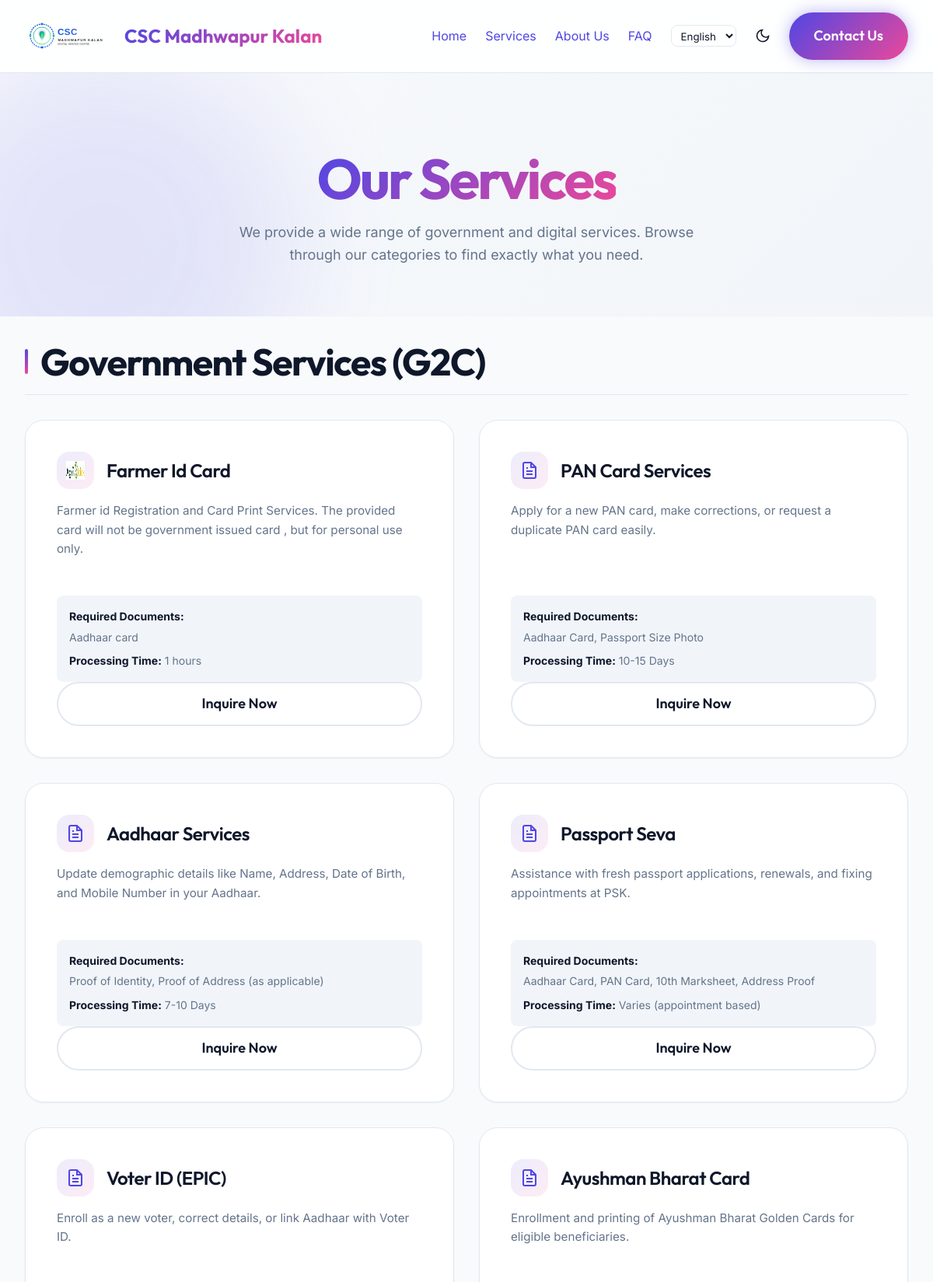
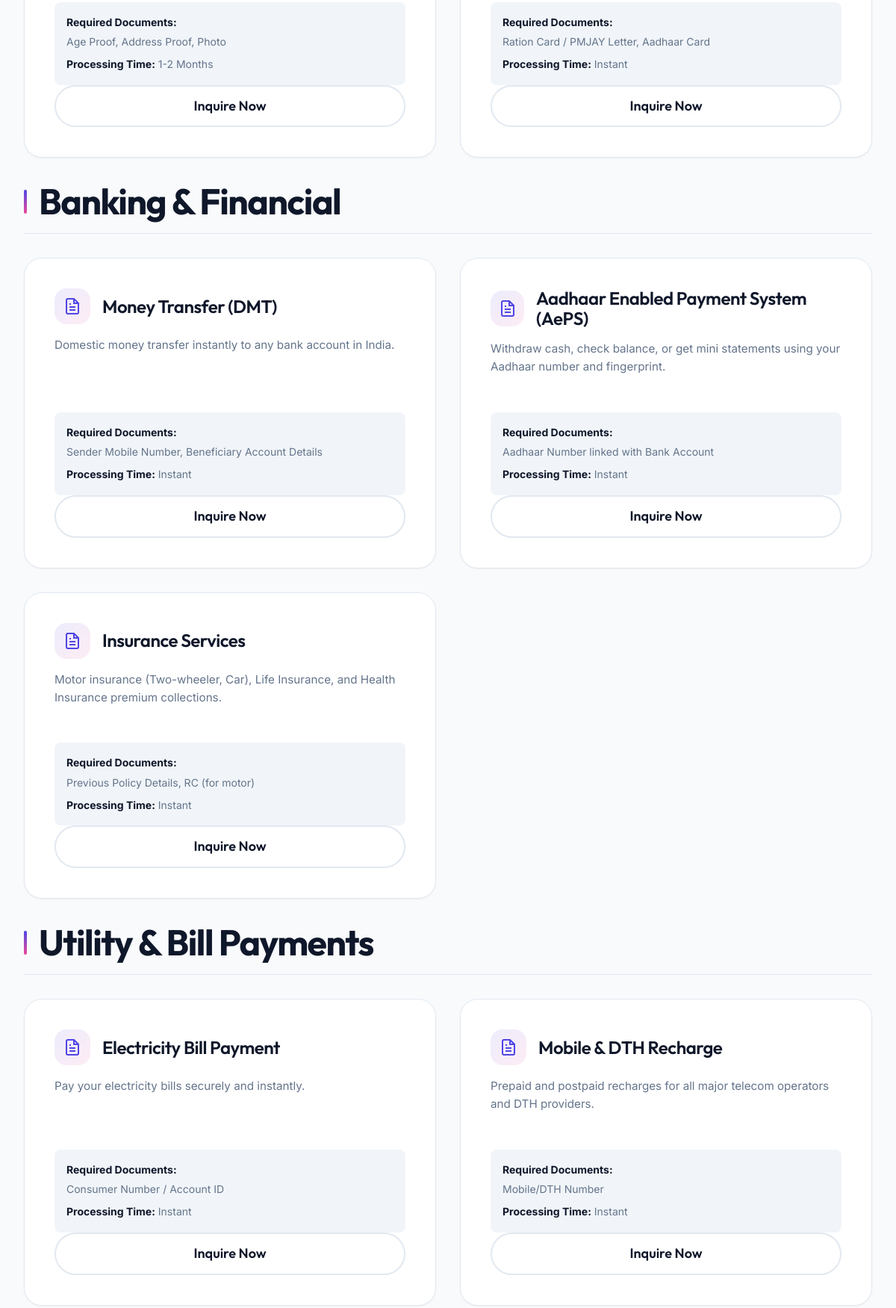
Page /services/ (upper part) on the committed database (2 pictures, top to bottom).
### core/models.py (models this page shows, shortened)
class ServiceCategory(models.Model):
    name = models.CharField(max_length=100)
    order = models.IntegerField(default=0)
    class Meta:
        verbose_name_plural = 'Service Categories'
        ordering = ['order', 'name']

class Service(models.Model):
    category = models.ForeignKey(ServiceCategory, on_delete=models.CASCADE, related_name='services')
    name = models.CharField(max_length=200)
    description = models.TextField()
    required_documents = models.TextField(blank=True)
    estimated_processing_time = models.CharField(max_length=100, blank=True)
    icon = models.ImageField(upload_to='service_icons/', blank=True, null=True)
    is_active = models.BooleanField(default=True)
    order = models.IntegerField(default=0)
    class Meta:
        ordering = ['category', 'order', 'name']

### core/views.py (the view)
# urls.py: path('services/', views.services, name='services'),
def services(request):
    context = get_global_context()
    categories = ServiceCategory.objects.prefetch_related('services').all()
    context['categories'] = categories
    return render(request, 'core/services.html', context)

### core/views.py (called while the page is built)
def get_global_context():
    content = WebsiteContent.objects.first()
    return {'site_content': content}

### templates/core/services.html (shortened to what this page needs)
{% extends 'base.html' %}
{% load i18n %}
{% block content %}
<section class="section bg-gradient-premium" style="padding: 6rem 0 4rem 0; position: relative;">
    <div class="bg-shape bg-shape-1" style="opacity: 0.3;"></div>
    <div class="container text-center animate-fade-up" style="position: relative; z-index: 10;">
        <h1 class="text-gradient" style="margin-bottom: 1rem;">{% trans "Our Services" %}</h1>
        <p class="text-muted" style="max-width: 600px; margin: 0 auto; font-size: 1.125rem;">
            {% trans "We provide a wide range of government and digital services. Browse through our categories to find exactly what you need." %}
        </p>
    </div>
</section>
<section class="section" style="padding-top: 2rem;">
    <div class="container">
        {% for category in categories %}
        <div class="mb-8 animate-fade-up" style="animation-delay: {{ forloop.counter|default:1 }}00ms;">
            <div style="display: flex; align-items: center; gap: 1rem; margin-bottom: 2rem; border-bottom: 1px solid var(--border); padding-bottom: 1rem;">
                <div style="width: 4px; height: 32px; background: linear-gradient(to bottom, var(--primary), var(--secondary)); border-radius: 4px;"></div>
                <h2 style="margin: 0;">{{ category.name }}</h2>
            </div>
            <div class="grid grid-cols-1 md-grid-cols-2" style="gap: 2rem; @media (min-width: 1024px) { grid-template-columns: repeat(3, 1fr); }">
                {% for service in category.services.all %}
                {% if service.is_active %}
                <div class="card" id="service-{{ service.id }}">
                    <div class="flex items-center gap-4 mb-4">
                        <div class="card-icon" style="margin-bottom: 0; width: 48px; height: 48px;">
                            {% if service.icon %}
                                <img src="{{ service.icon.url }}" alt="{{ service.name }}" style="width: 24px; height: 24px;">
                            {% endif %}
                        </div>
                        <h3 style="margin: 0;">{{ service.name }}</h3>
                    </div>
                    <p class="text-muted" style="font-size: 0.95rem; flex-grow: 1;">{{ service.description }}</p>
                    <div style="background: var(--surface-2); padding: 1rem; border-radius: var(--radius-sm); margin-top: 1.5rem;">
                        {% if service.required_documents %}
                        <div class="mb-2" style="font-size: 0.875rem;">
                            <strong style="color: var(--ink);">{% trans "Required Documents:" %}</strong>
                            <p class="text-muted" style="margin: 0; margin-top: 0.25rem;">{{ service.required_documents }}</p>
                        </div>
                        {% endif %}
                        {% if service.estimated_processing_time %}
                        <div style="font-size: 0.875rem;">
                            <strong style="color: var(--ink);">{% trans "Processing Time:" %}</strong>
                            <span class="text-muted">{{ service.estimated_processing_time }}</span>
                        </div>
                        {% endif %}
                    </div>
                    <div class="mt-6">
                        <a href="{% url 'contact' %}?service={{ service.id }}" class="btn btn-outline" style="width: 100%; padding: 0.75rem;">{% trans "Inquire Now" %}</a>
                    </div>
                </div>
                {% endif %}
                {% empty %}
                <div class="card" style="grid-column: 1 / -1; text-align: center; padding: 4rem 2rem;">
                    <p class="text-muted" style="margin: 0;">{% trans "No services available in this category yet." %}</p>
                </div>
                {% endfor %}
            </div>
        </div>
        {% endfor %}
    </div>
</section>
{% endblock %}

### rows in the picture
ServiceCategory: name "Government Services (G2C)"
Service: icon (picture), name "Farmer Id Card", description "Farmer id Registration and Card Print Services. The provided card will not be government issued card , but for personal use only.", required_documents "Aadhaar card", estimated_processing_time "1 hours"
Service: name "PAN Card Services", description "Apply for a new PAN card, make corrections, or request a duplicate PAN card easily.", required_documents "Aadhaar Card, Passport Size Photo", estimated_processing_time "10-15 Days", {{ service.id }} 1 (drawn)
Service: name "Aadhaar Services", description "Update demographic details like Name, Address, Date of Birth, and Mobile Number in your Aadhaar.", required_documents "Proof of Identity, Proof of Address (as applicable)", estimated_processing_time "7-10 Days"
Service: name "Passport Seva", description "Assistance with fresh passport applications, renewals, and fixing appointments at PSK.", required_documents "Aadhaar Card, PAN Card, 10th Marksheet, Address Proof", estimated_processing_time "Varies (appointment based)"
Service: name "Voter ID (EPIC)", description "Enroll as a new voter, correct details, or link Aadhaar with Voter ID.", required_documents "Age Proof, Address Proof, Photo", estimated_processing_time "1-2 Months"
Service: name "Ayushman Bharat Card", description "Enrollment and printing of Ayushman Bharat Golden Cards for eligible beneficiaries.", required_documents "Ration Card / PMJAY Letter, Aadhaar Card", estimated_processing_time "Instant"
ServiceCategory: name "Banking & Financial"
Service: name "Money Transfer (DMT)", description "Domestic money transfer instantly to any bank account in India.", required_documents "Sender Mobile Number, Beneficiary Account Details", estimated_processing_time "Instant"
Service: name "Aadhaar Enabled Payment System (AePS)", description "Withdraw cash, check balance, or get mini statements using your Aadhaar number and fingerprint.", required_documents "Aadhaar Number linked with Bank Account", estimated_processing_time "Instant"
Service: name "Insurance Services", description "Motor insurance (Two-wheeler, Car), Life Insurance, and Health Insurance premium collections.", required_documents "Previous Policy Details, RC (for motor)", estimated_processing_time "Instant"
ServiceCategory: name "Utility & Bill Payments"
Service: name "Electricity Bill Payment", description "Pay your electricity bills securely and instantly.", required_documents "Consumer Number / Account ID", estimated_processing_time "Instant"
Service: name "Mobile & DTH Recharge", description "Prepaid and postpaid recharges for all major telecom operators and DTH providers.", required_documents "Mobile/DTH Number", estimated_processing_time "Instant", {{ service.id }} 10 (drawn)

### other values in the picture
form field language "English"
